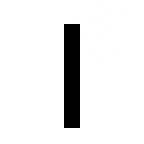
#> input picture basicHopfield/weightmatrix-tests/testimage.jpg, 18 x 18 px (shown 8 times larger)
$ python test.py
#> lines starting #> are read from the running program, lines starting #| are printed output that depends on the picture; after the words box and inside, x2 and y2 are one past the last pixel; in counts of white or black regions, pixels touching at a corner belong together
### basicHopfield/pics.py
"""Binarize (make it black and white) an image with Pyhton."""

import numpy as np
from PIL import Image

# [17 lines left out: functions bipolize_image, bipolize_array, not called in this run]

def binarize_image(img_path: str, threshold: int = 150) -> np.ndarray:
    """Binarize an image and return it."""
#> called with img_path = './weightmatrix-tests/testimage.jpg', threshold = 150
    image_file = Image.open(img_path)
#> image_file is the input picture: PIL image 18x18 RGB; min 0, max 255, mean 234.5
    image = image_file.convert('L')  # convert image to monochrome
    image = np.array(image)
    image = binarize_array(image, threshold)
    return image

def binarize_array(a: np.ndarray, threshold: int = 150) ->np.ndarray:
    """Binarize a numpy array."""
#> called with a = array of shape (18, 18), threshold = 150
    b = np.zeros(a.shape, dtype=int)
    for i in range(len(a)):
        for j in range(len(a[i])):
            if a[i][j] < threshold:
                b[i][j] = 1
#> this loop made 18 passes
    return b

def ShowBinayImage(image: np.ndarray):
    im = Image.new("RGB", image.shape, 0 )
#> im: PIL image 18x18 RGB; every value is 0
    for i in range(len(image)):
        for j in range(len(image[i])):
            im.putpixel((j,i), (0,0,0) if image[i][j] > 0 else (255,255,255) )
#> im: PIL image 18x18 RGB; 92% white; black in thin lines or dots, all inside (x1, y1, x2, y2) = (8, 3, 10, 16)

    Image._show(im)


# [7 lines left out: function PrintBinayImage, not called in this run]

### basicHopfield/test.py
from pics import *
from neural import *
from utils import *

path = "./weightmatrix-tests/testimage.jpg"

# pic = bipolize_image(path, 150)
pic = binarize_image(path, 150)
ShowBinayImage(pic)

flatpat = pic.flatten()
#> flatpat = 324 values, max 1 at index 62, min 0 at index 0, mean 0.0802
connectionpattern = np.outer(flatpat,flatpat)
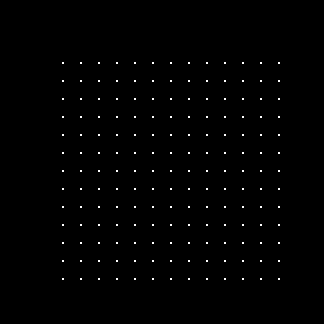
#> connectionpattern: shape (324, 324) int64; values 0 (black) and 1 (white), 0.64% white in thin lines or dots, all inside (x1, y1, x2, y2) = (62, 62, 280, 280)
np.fill_diagonal(connectionpattern,0)

ShowBinayImage(connectionpattern)
#> in ShowBinayImage (call 2), `im = Image.new("RGB", image.shape, 0 )`: im: PIL image 324x324 RGB; every value is 0
